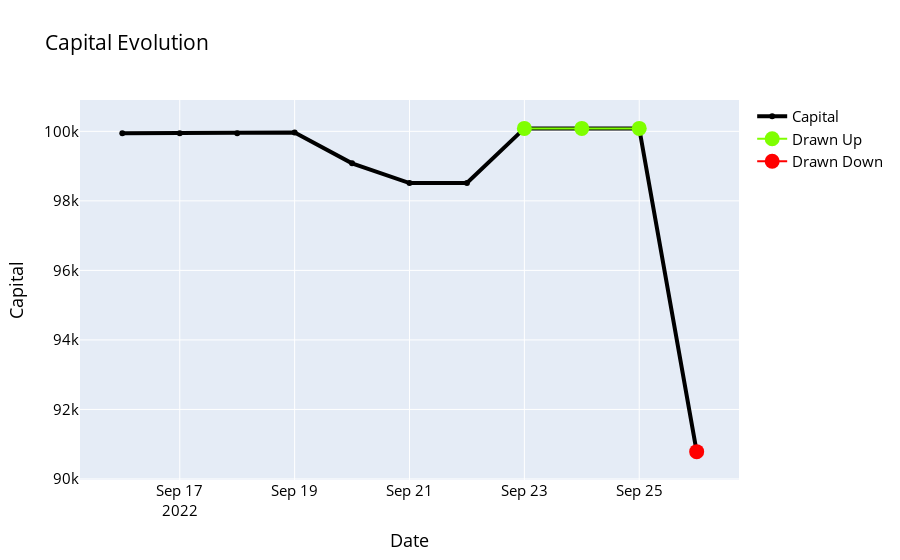

Notebook code for this chart:
### Code cell
# Grafica evolucion de capital, MAOC
vs.plot_DDC_DUC(dt.evo_c_m)

### Figure 1 — Plotly figure (JSON) as saved in the notebook; plotly's stock layout.template omitted (floating-point values rounded to 4 significant figures)
{"data": [{"line": {"color": "black", "width": 4}, "name": "Capital", "type": "scatter", "x": ["2022-09-16", "2022-09-17", "2022-09-18", "2022-09-19", "2022-09-20", "2022-09-21", "2022-09-22", "2022-09-23", "2022-09-24", "2022-09-25", "2022-09-26"], "y": [99940.0, 99940.0, 99940.0, 99960.0, 99080.0, 98510.0, 98510.0, 100100.0, 100100.0, 100100.0, 90790.0]}, {"marker": {"color": "chartreuse", "size": 15}, "name": "Drawn Up", "type": "scatter", "x": ["2022-09-16", "2022-09-17", "2022-09-18", "2022-09-19", "2022-09-20", "2022-09-21", "2022-09-22", "2022-09-23", "2022-09-24", "2022-09-25", "2022-09-26"], "y": [null, null, null, null, null, null, null, 100100.0, 100100.0, 100100.0, null]}, {"marker": {"color": "red", "size": 15}, "name": "Drawn Down", "type": "scatter", "x": ["2022-09-16", "2022-09-17", "2022-09-18", "2022-09-19", "2022-09-20", "2022-09-21", "2022-09-22", "2022-09-23", "2022-09-24", "2022-09-25", "2022-09-26"], "y": [null, null, null, null, null, null, null, null, null, null, 90790.0]}], "layout": {"font": {"color": "black", "size": 15}, "title": {"text": "Capital Evolution"}, "xaxis": {"title": {"text": "Date"}}, "yaxis": {"title": {"text": "Capital"}}}}
